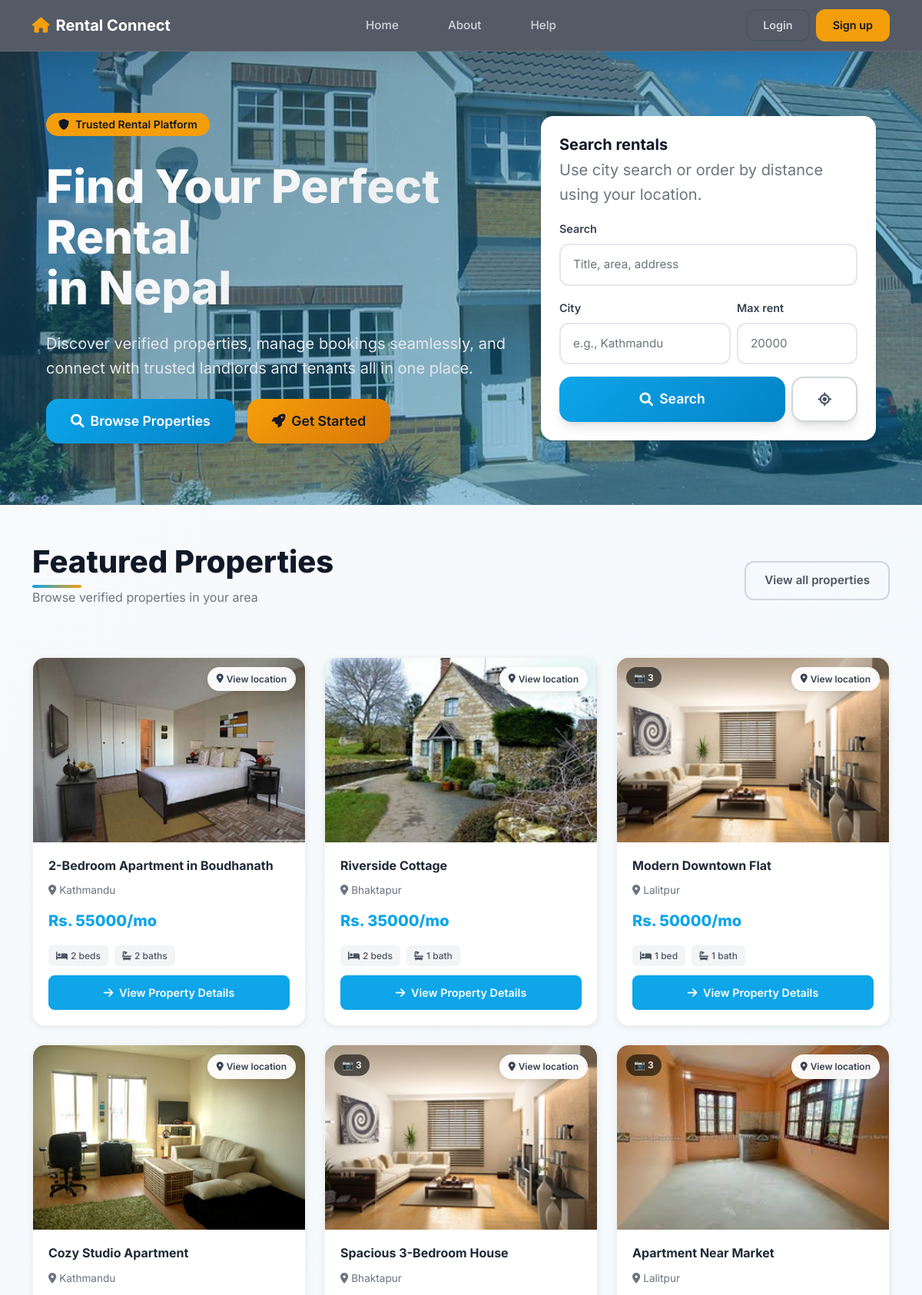
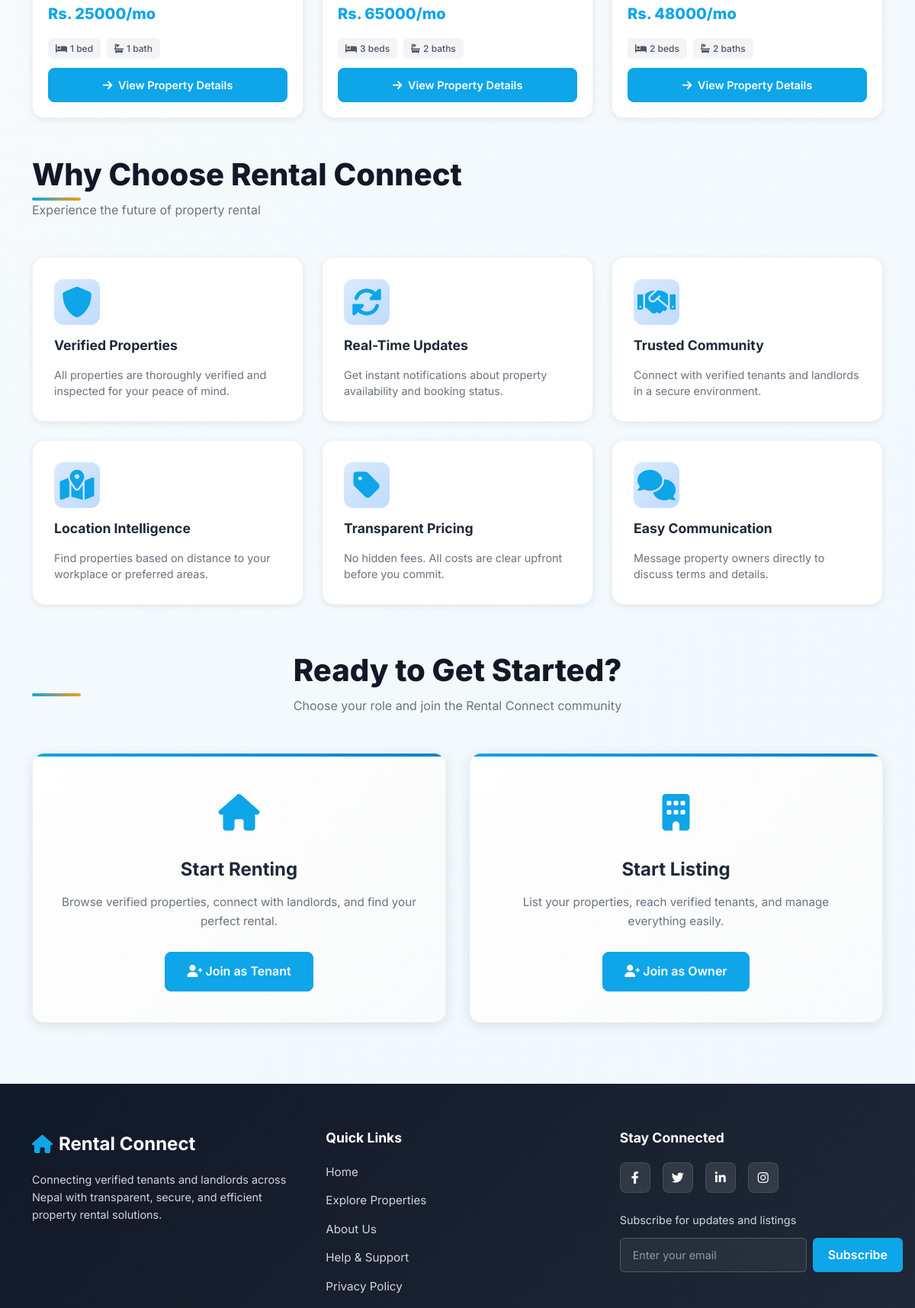
/listings/ (upper part), run on the app's committed database (2 pictures, top to bottom).
### listings/models.py (models this page shows, shortened)
class Property(models.Model):
    landlord = models.ForeignKey(
        CustomUser,
        on_delete=models.CASCADE,
        related_name='properties'
    )
    title = models.CharField(max_length=100)
    description = models.TextField()
    city = models.CharField(max_length=50, db_index=True)  # Added index
    rent = models.DecimalField(max_digits=10, decimal_places=2, db_index=True)  # Added index
    bedrooms = models.PositiveIntegerField()
    bathrooms = models.PositiveIntegerField()
    address = models.TextField()
    latitude = models.FloatField(null=True, blank=True, help_text="Decimal degrees")
    longitude = models.FloatField(null=True, blank=True, help_text="Decimal degrees")
    image = models.ImageField(
        upload_to='property_images/',
        blank=True,
        null=True,
        help_text="Primary property image (upload at least one image)"
    )
    is_verified = models.BooleanField(default=False, db_index=True)  # Added index
    created_at = models.DateTimeField(auto_now_add=True)
    class Meta:
        ordering = ['-created_at']

class PropertyImage(models.Model):
    property = models.ForeignKey(Property, on_delete=models.CASCADE, related_name='images')
    image = models.ImageField(upload_to='property_images/')
    uploaded_at = models.DateTimeField(auto_now_add=True)
    class Meta:
        ordering = ['uploaded_at']

### listings/views.py (the view, shortened to what this page needs)
# urls.py: path('', views.home, name='home'),
def home(request):
    bookings = None
    owner_properties = []
    landlord_bookings = None
    stats = {}
    featured_properties = get_popular_properties(limit=6)
    paginator = Paginator(featured_properties, 6)  # 6 properties per page
    page_number = request.GET.get('page')
    page_obj = paginator.get_page(page_number)
    return render(request, 'listings/home.html', {
        'page_obj': page_obj,
        'bookings': bookings,
        'owner_properties': owner_properties,
        'landlord_bookings': landlord_bookings,
        'stats': stats,
        'is_admin': request.user.is_authenticated and request.user.is_superuser,
        'is_tenant': request.user.is_authenticated and request.user.is_tenant,
        'is_landlord': request.user.is_authenticated and request.user.is_landlord,
        'today': timezone.now().date(),
    })

### templates/listings/home.html (shortened to what this page needs)
{% extends "base.html" %}
{% block content %}
<div class="hero hero-full">
    <div class="container">
        <div class="row align-items-center">
            <div class="col-md-7">
                <span class="badge mb-3">
                    <i class="fas fa-shield-alt"></i> Trusted Rental Platform
                </span>
                <h1 class="mt-3">
                    Find Your Perfect Rental <br>
                    in Nepal
                </h1>
                <p class="mt-3 mb-4">
                    Discover verified properties, manage bookings seamlessly, and connect with
                    trusted landlords and tenants all in one place.
                </p>
                <div class="d-flex gap-3 mt-4">
                    <a href="{% url 'property_list' %}"
                       class="btn btn-primary btn-lg">
                        <i class="fas fa-search"></i> Browse Properties
                    </a>
                    {% if not user.is_authenticated %}
                    <a href="{% url 'register' %}"
                       class="btn btn-accent btn-lg">
                        <i class="fas fa-rocket"></i> Get Started
                    </a>
                    {% endif %}
                </div>
            </div>
            <div class="col-md-5 mt-4 mt-md-0">
                <div class="card p-4 shadow-hover">
                    <h5 class="mb-1">Search rentals</h5>
                    <p class="text-muted small mb-3">Use city search or order by distance using your location.</p>
                    <form id="homeSearchForm" method="get" action="{% url 'property_list' %}" class="d-grid gap-3">
                        <div>
                            <label class="form-label">Search</label>
                            <input class="form-control" type="text" name="q" placeholder="Title, area, address">
                        </div>
                        <div class="row g-2">
                            <div class="col-7">
                                <label class="form-label">City</label>
                                <input class="form-control" type="text" name="city" placeholder="e.g., Kathmandu">
                            </div>
                            <div class="col-5">
                                <label class="form-label">Max rent</label>
                                <input class="form-control" type="number" name="max_rent" placeholder="20000">
                            </div>
                        </div>
                        <div class="d-flex gap-2">
                            <button class="btn btn-primary flex-grow-1" type="submit">
                                <i class="fas fa-search"></i> Search
                            </button>
                            <button id="homeUseLocationBtn" class="btn btn-outline-secondary" type="button" aria-label="Use my location">
                                <i class="fas fa-location-crosshairs"></i>
                            </button>
                        </div>
                    </form>
                </div>
            </div>
        </div>
    </div>
</div>
<div class="container mt-5">
    <div class="d-flex justify-content-between align-items-center mb-5">
        <div>
            <h2 class="section-title mb-2">
                {% if user.is_authenticated %}
                    Recommended for you
                {% else %}
                    Featured Properties
                {% endif %}
            </h2>
            <p class="text-muted">Browse verified properties in your area</p>
        </div>
        <a href="{% url 'property_list' %}" class="btn btn-outline-secondary">
            View all properties
        </a>
    </div>
    {% if page_obj %}
    <div class="property-grid" style="display: grid; grid-template-columns: repeat(auto-fill, minmax(320px, 1fr)); gap: 24px; margin-bottom: 40px;">
        {% for property in page_obj %}
        <div class="property-card-modern">
            <div class="property-card-modern-image">
                {% if property.images.all %}
                    <img src="{{ property.images.first.image.url }}" alt="{{ property.title }}">
                {% elif property.image %}
                    <img src="{{ property.image.url }}" alt="{{ property.title }}">
                {% else %}
                    <div class="d-flex align-items-center justify-content-center" style="width:100%; height:100%; background: var(--gray-100); color: var(--gray-500);">
                        <i class="fas fa-home" style="font-size: 3rem;"></i>
                    </div>
                {% endif %}
                <div class="distance-badge">
                    <i class="fas fa-location-dot"></i>
                    <span>
                        {% if property.latitude and property.longitude %}
                            {{ property.distance|default:"View" }}
                        {% else %}
                            View location
                        {% endif %}
                    </span>
                </div>
                {% if property.images.all|length > 1 %}
                    <div style="position: absolute; top: 12px; left: 12px; background: rgba(0,0,0,0.6); color: white; padding: 4px 10px; border-radius: 20px; font-size: 0.75rem; font-weight: 600;">
                        📷 {{ property.images.all|length }}
                    </div>
                {% endif %}
            </div>
            <div class="property-card-modern-body">
                <h5>{{ property.title }}</h5>
                <p class="location">
                    <i class="fas fa-map-marker-alt"></i>
                    {{ property.city }}
                </p>
                <p class="price">Rs. {{ property.rent|floatformat:0 }}/mo</p>
                <div class="features">
                    <span class="feature-tag">
                        <i class="fas fa-bed"></i> {{ property.bedrooms }} bed{{ property.bedrooms|pluralize }}
                    </span>
                    <span class="feature-tag">
                        <i class="fas fa-bath"></i> {{ property.bathrooms }} bath{{ property.bathrooms|pluralize }}
                    </span>
                </div>
                <a href="{% url 'property_detail' property.id %}" class="btn-view">
                    <i class="fas fa-arrow-right" style="margin-right: 4px;"></i>
                    View Property Details
                </a>
            </div>
        </div>
        {% endfor %}
    </div>
    {% else %}
        <div class="text-center py-5">
            <i class="fas fa-home" style="font-size: 4rem; color: var(--gray-400);"></i>
            <p class="text-muted mt-3">No featured properties available at the moment.</p>
        </div>
    {% endif %}
</div>
<div class="container mt-5">
    <div class="mb-5">
        <h2 class="section-title mb-2">Why Choose Rental Connect</h2>
        <p class="text-muted">Experience the future of property rental</p>
    </div>
    <div class="bento-grid">
        <div class="bento-card">
            <div class="icon">
                <i class="fas fa-shield-alt"></i>
            </div>
            <h4>Verified Properties</h4>
            <p>All properties are thoroughly verified and inspected for your peace of mind.</p>
        </div>
        <div class="bento-card">
            <div class="icon">
                <i class="fas fa-sync-alt"></i>
            </div>
            <h4>Real-Time Updates</h4>
            <p>Get instant notifications about property availability and booking status.</p>
        </div>
        <div class="bento-card">
            <div class="icon">
                <i class="fas fa-handshake"></i>
            </div>
            <h4>Trusted Community</h4>
            <p>Connect with verified tenants and landlords in a secure environment.</p>
        </div>
        <div class="bento-card">
            <div class="icon">
                <i class="fas fa-map-location-dot"></i>
            </div>
            <h4>Location Intelligence</h4>
            <p>Find properties based on distance to your workplace or preferred areas.</p>
        </div>
        <div class="bento-card">
            <div class="icon">
                <i class="fas fa-tag"></i>
            </div>
            <h4>Transparent Pricing</h4>
            <p>No hidden fees. All costs are clear upfront before you commit.</p>
        </div>
        <div class="bento-card">
            <div class="icon">
                <i class="fas fa-comments"></i>
            </div>
            <h4>Easy Communication</h4>
            <p>Message property owners directly to discuss terms and details.</p>
        </div>
    </div>
</div>
<div class="container">
    <div class="cta-section">
        <div class="mb-5 text-center">
            <h2 class="section-title mb-2">Ready to Get Started?</h2>
            <p class="text-muted">Choose your role and join the Rental Connect community</p>
        </div>
        <div class="cta-cards">
            <div class="cta-card">
                <div class="icon-large">
                    <i class="fas fa-home"></i>
                </div>
                <h3>Start Renting</h3>
                <p>Browse verified properties, connect with landlords, and find your perfect rental.</p>
                {% if user.is_authenticated %}
                    <a href="{% url 'property_list' %}" class="btn-cta">
                        <i class="fas fa-search"></i> Browse Properties
                    </a>
                {% else %}
                    <a href="{% url 'register' %}" class="btn-cta">
                        <i class="fas fa-user-plus"></i> Join as Tenant
                    </a>
                {% endif %}
            </div>
            <div class="cta-card">
                <div class="icon-large">
                    <i class="fas fa-building"></i>
                </div>
                <h3>Start Listing</h3>
                <p>List your properties, reach verified tenants, and manage everything easily.</p>
                {% if user.is_authenticated %}
                    <a href="{% url 'add_property' %}" class="btn-cta">
                        <i class="fas fa-plus"></i> Add Property
                    </a>
                {% else %}
                    <a href="{% url 'register' %}" class="btn-cta">
                        <i class="fas fa-user-plus"></i> Join as Owner
                    </a>
                {% endif %}
            </div>
        </div>
    </div>
</div>
{% endblock %}

### data on the page
Property: image (picture), latitude "View location", title "2-Bedroom Apartment in Boudhanath", city "Kathmandu", rent "55000", bedrooms "2", bathrooms "2"
Property: images.first.image (picture), latitude "View location", title "Riverside Cottage", city "Bhaktapur", rent "35000", bedrooms "2", bathrooms "1"
Property: images.first.image (picture), latitude "View location", images.all|length "3", title "Modern Downtown Flat", city "Lalitpur", rent "50000", bedrooms "1", bathrooms "1"
Property: image (picture), shows "View location", title "Cozy Studio Apartment", city "Kathmandu", rent "25000", bedrooms "1", bathrooms "1"
Property: images.first.image (picture), shows "View location", images.all|length "3", title "Spacious 3-Bedroom House", city "Bhaktapur", rent "65000", bedrooms "3", bathrooms "2"
Property: images.first.image (picture), shows "View location", images.all|length "3", title "Apartment Near Market", city "Lalitpur", rent "48000", bedrooms "2", bathrooms "2"
